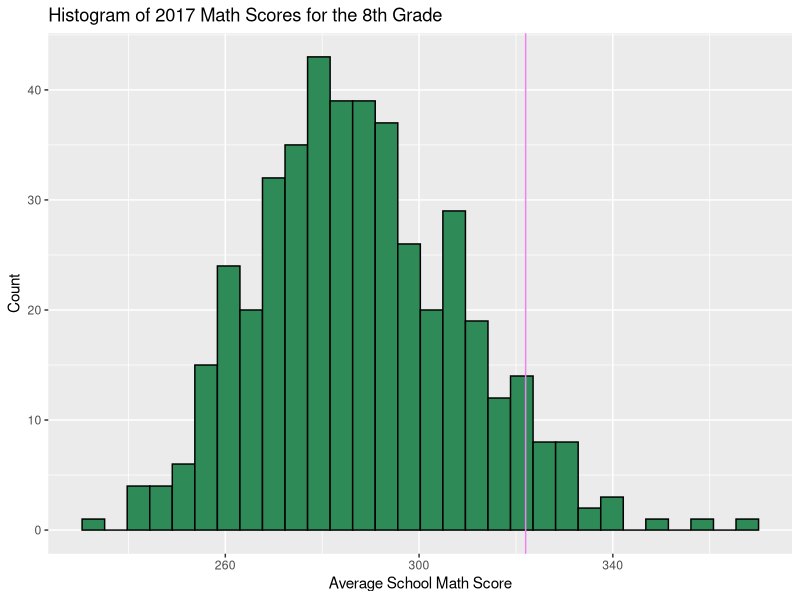

Write R code to recreate this figure.
## ---- chunk 1
library(tidyverse)
library(ggplot2)
library(foreign)

teachers <- read.csv("2017_Public_Data_File_Teacher.csv")
math <- read.csv("2013-2017_School_Math_Results_-_All.csv")
demographics <- read.csv("2013_-_2018_Demographic_Snapshot_School.csv")
## ---- chunk 2



math_sub <- math %>% 
  filter(Year == 2017,
         Grade == 8) %>% 
  select(DBN, School.Name, Year, Number.Tested, Mean.Scale.Score) 

math_sub$Mean.Scale.Score <- as.numeric(math_sub$Mean.Scale.Score)
  

math.plot <- math_sub %>% 
  ggplot(mapping = aes(x = Mean.Scale.Score)) +
  geom_histogram(color = "black", fill = "seagreen") +
  labs(title = "Histogram of 2017 Math Scores for the 8th Grade",
       x = "Average School Math Score",
       y = "Count") +
  geom_vline(aes(xintercept = 322), color = "violet")
  

math.plot

